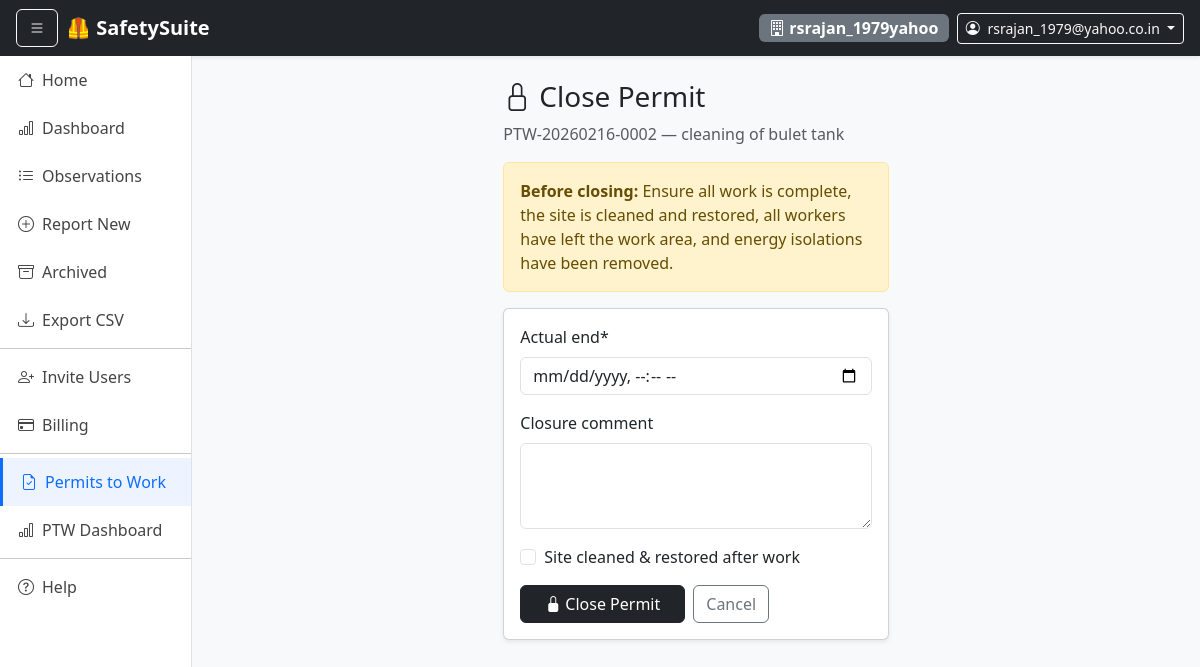
The page /permits/2/close/ (signed in) on the database its author committed.
### core/models.py (models this page shows, shortened)
class Organization(models.Model):
    name = models.CharField(max_length=255)
    domain = models.CharField(max_length=255, unique=True)
    created_at = models.DateTimeField(auto_now_add=True)

### users/models.py (models this page shows, shortened)
class CustomUser(AbstractBaseUser, PermissionsMixin):
    email = models.EmailField(unique=True)
    full_name = models.CharField(max_length=255, blank=True)
    organization = models.ForeignKey(
        "core.Organization",
        on_delete=models.SET_NULL,
        null=True,
        blank=True,
    )
    is_manager = models.BooleanField(default=False)
    is_observer = models.BooleanField(default=False)
    is_action_owner = models.BooleanField(default=False)
    is_safety_manager = models.BooleanField(default=False)
    is_active = models.BooleanField(default=True)
    is_staff = models.BooleanField(default=False)
    objects = CustomUserManager()
    USERNAME_FIELD = "email"
    REQUIRED_FIELDS = []
    def get_full_name(self):
        return self.full_name or self.email

### permits/models.py (models this page shows, shortened)
class Permit(models.Model):
    WORK_TYPE_CHOICES = [
        ("hot_work",         "Hot Work"),
        ("confined_space",   "Confined Space Entry"),
        ("electrical",       "Electrical Work"),
        ("excavation",       "Excavation"),
        ("lifting_rigging",  "Lifting & Rigging"),
        ("work_at_height",   "Work at Height"),
        ("breaking_containment", "Breaking Containment / Isolation"),
        ("general",          "General High-Risk Work"),
    ]
    STATUS_CHOICES = [
        ("DRAFT",      "Draft"),           # Requestor fills in the form
        ("SUBMITTED",  "Submitted"),        # Sent for safety officer review
        ("APPROVED",   "Approved"),         # Safety officer approved, work may begin
        ("ACTIVE",     "Active"),           # Work is ongoing
        ("CLOSED",     "Closed"),           # Work completed, permit closed
        ("REJECTED",   "Rejected"),         # Safety officer rejected
        ("CANCELLED",  "Cancelled"),        # Requestor cancelled before work started
    ]
    organization = models.ForeignKey(
        "core.Organization",
        on_delete=models.CASCADE,
        related_name="permits",
    )
    permit_number = models.CharField(max_length=30, unique=True, editable=False)
    work_type    = models.CharField(max_length=30, choices=WORK_TYPE_CHOICES)
    title        = models.CharField(max_length=255)
    description  = models.TextField(help_text="Describe the work to be done in detail.")
    location     = models.ForeignKey(
        "observations.Location",
        on_delete=models.PROTECT,
        related_name="permits",
    )
    work_area    = models.CharField(
        max_length=255, blank=True,
        help_text="Specific area / equipment tag where work will take place.",
    )
    requestor = models.ForeignKey(
        settings.AUTH_USER_MODEL,
        on_delete=models.PROTECT,
        related_name="permits_requested",
        help_text="Person requesting the permit.",
    )
    contractor_name    = models.CharField(max_length=255, blank=True,
                                          help_text="Contractor / vendor name (if external).")
    contractor_contact = models.CharField(max_length=100, blank=True)
    workers_count      = models.PositiveIntegerField(
        default=1, help_text="Number of workers involved."
    )
    approved_by = models.ForeignKey(
        settings.AUTH_USER_MODEL,
        on_delete=models.SET_NULL,
        null=True, blank=True,
        related_name="permits_approved",
        help_text="Safety Manager / Officer who approves the permit.",
    )
    planned_start  = models.DateTimeField()
    planned_end    = models.DateTimeField()
    actual_start   = models.DateTimeField(null=True, blank=True)
    actual_end     = models.DateTimeField(null=True, blank=True)
    hazards_identified = models.TextField(
        help_text="List all foreseeable hazards for this work."
    )
    risk_controls      = models.TextField(
        help_text="Controls / precautions to mitigate each hazard."
    )
    ppe_required       = models.TextField(
        blank=True,
        help_text="Personal Protective Equipment required (e.g. helmet, harness, gloves).",
    )
    isolation_required = models.BooleanField(
        default=False,
        help_text="Does this work require energy isolation / LOTO?",
    )
    isolation_details  = models.TextField(
        blank=True,
        help_text="Describe isolation / LOTO procedure if required.",
    )
    emergency_procedure = models.TextField(
        blank=True,
        help_text="Emergency response procedure specific to this work.",
    )
    toolbox_talk_done     = models.BooleanField(default=False, verbose_name="Toolbox talk conducted")
    area_barricaded       = models.BooleanField(default=False, verbose_name="Area barricaded / signed")
    equipment_inspected   = models.BooleanField(default=False, verbose_name="Equipment / tools inspected")
    gas_test_done         = models.BooleanField(
        default=False,
        verbose_name="Gas / atmosphere test done",
        help_text="Required for hot work and confined space.",
    )
    gas_test_result       = models.CharField(max_length=100, blank=True,
                                              verbose_name="Gas test result (e.g. O2 %, LEL %)")
    approval_comment  = models.TextField(blank=True)
    rejection_reason  = models.TextField(blank=True)
    approved_at       = models.DateTimeField(null=True, blank=True)
    closure_comment    = models.TextField(blank=True)
    site_restored      = models.BooleanField(
        default=False, verbose_name="Site cleaned & restored after work"
    )
    closed_by = models.ForeignKey(
        settings.AUTH_USER_MODEL,
        on_delete=models.SET_NULL,
        null=True, blank=True,
        related_name="permits_closed",
    )
    closed_at = models.DateTimeField(null=True, blank=True)
    attachment = models.FileField(
        upload_to="permits/attachments/",
        blank=True, null=True,
        help_text="Risk assessment, method statement, or drawing (PDF/image).",
    )
    status     = models.CharField(max_length=20, choices=STATUS_CHOICES, default="DRAFT")
    created_at = models.DateTimeField(auto_now_add=True)
    updated_at = models.DateTimeField(auto_now=True)
    class Meta:
        ordering = ["-created_at"]

### permits/views.py (the view)
# urls.py: path("<int:pk>/close/",         views.permit_close,     name="close"),
@login_required
def permit_close(request, pk):
    _org_required(request)
    permit = _get_permit(pk, request.organization)
    if permit.status != "ACTIVE":
        messages.error(request, "Only Active permits can be closed.")
        return redirect("permits:detail", pk=pk)
    if not (
        permit.requestor == request.user
        or request.user.is_safety_manager
        or request.user.is_manager
    ):
        raise PermissionDenied
    if request.method == "POST":
        form = PermitCloseForm(request.POST, instance=permit)
        if form.is_valid():
            permit = form.save(commit=False)
            permit.status    = "CLOSED"
            permit.closed_by = request.user
            permit.closed_at = timezone.now()
            permit.save()
            messages.success(
                request, f"Permit {permit.permit_number} closed. Site restored."
            )
            return redirect("permits:detail", pk=pk)
        else:
            messages.error(request, "Please fix the errors below.")
    else:
        form = PermitCloseForm(instance=permit)
    return render(request, "permits/permit_close.html", {
        "form":   form,
        "permit": permit,
    })

### permits/forms.py (shortened to what this page needs)
class PermitCloseForm(forms.ModelForm):
    actual_end = forms.DateTimeField(
        widget=DATE_WIDGET,
        input_formats=["%Y-%m-%dT%H:%M"],
        initial=timezone.now,
    )
    class Meta:
        model  = Permit
        fields = ["actual_end", "closure_comment", "site_restored"]
        widgets = {
            "closure_comment": forms.Textarea(attrs={"rows": 3}),
        }

### core/context_processors.py (called while the page is built)
def trial_status(request):
    if not request.user.is_authenticated:
        return {}
    org = getattr(request, "organization", None)
    if org is None:
        return {}
    sub = getattr(org, "subscription", None)
    if sub is None:
        return {}
    if sub.expires_at is None:
        return {"trial_days_left": None}  # Not on a time-limited plan
    remaining = (sub.expires_at - timezone.now()).days
    return {"trial_days_left": max(remaining, 0)}

def organization_context(request):
    org = None
    if request.user.is_authenticated:
        org = getattr(request.user, "organization", None)
    return {
        "current_org": org,
        "current_user": request.user,
    }

### core/models.py (called while the page is built)
    def is_expired(self):
        if self.expires_at is None:
            return False
        return timezone.now() > self.expires_at

### permits/views.py (called while the page is built)
def _org_required(request):
    if not request.organization:
        raise PermissionDenied("You are not associated with any organization.")

def _get_permit(pk, org):
    return get_object_or_404(Permit, pk=pk, organization=org)

### permits/templates/permits/permit_close.html (shortened to what this page needs)
{% extends "base.html" %}
{% load crispy_forms_tags %}
{% block content %}
<div class="row justify-content-center">
  <div class="col-lg-5">
    <h3><i class="bi bi-lock me-2"></i>Close Permit</h3>
    <p class="text-muted">{{ permit.permit_number }} — {{ permit.title }}</p>
    <div class="alert alert-warning">
      <strong>Before closing:</strong> Ensure all work is complete, the site is cleaned and
      restored, all workers have left the work area, and energy isolations have been removed.
    </div>
    <div class="card shadow-sm">
      <div class="card-body">
        <form method="post">
          {{ form|crispy }}
          <div class="d-flex gap-2 mt-3">
            <button class="btn btn-dark px-4">
              <i class="bi bi-lock-fill me-1"></i>Close Permit
            </button>
            <a href="{% url 'permits:detail' permit.pk %}" class="btn btn-outline-secondary">Cancel</a>
          </div>
        </form>
      </div>
    </div>
  </div>
</div>
{% endblock %}

### templates/base.html (shortened to what this page needs)
<!doctype html>
<html lang="en">
<head>
  <link href="https://cdn.jsdelivr.net/npm/bootstrap@5.3.2/dist/css/bootstrap.min.css" rel="stylesheet">
  <link rel="stylesheet" href="https://cdn.jsdelivr.net/npm/bootstrap-icons@1.11.1/font/bootstrap-icons.css">
</head>
<body>
<nav class="navbar navbar-dark bg-dark px-3 shadow-sm">
  <button class="btn btn-outline-light me-2" id="sidebarToggle">
    <i class="bi bi-list"></i>
  </button>
  <a class="navbar-brand fw-bold" href="{% url 'home' %}">🦺 SafetySuite</a>
  <div class="ms-auto d-flex align-items-center gap-2">
    {% if current_org %}
      <span class="badge bg-secondary fs-6">
        <i class="bi bi-building"></i> {{ current_org.name }}
      </span>
    {% endif %}
    {% if user.is_authenticated %}
    <div class="dropdown">
      <a class="btn btn-outline-light btn-sm dropdown-toggle" data-bs-toggle="dropdown">
        <i class="bi bi-person-circle me-1"></i>
        {{ user.get_full_name }}
      </a>
    </div>
    {% endif %}
  </div>
</nav>
<div class="d-flex">
  {% if user.is_authenticated %}
  <div id="sidebar" class="border-end">
    <div class="list-group list-group-flush">
      <a href="{% url 'home' %}"
         class="list-group-item list-group-item-action {% if request.path == '/' %}active{% endif %}">
        <i class="bi bi-house me-2"></i>Home
      </a>
      <a href="{% url 'observations:dashboard' %}"
         class="list-group-item list-group-item-action {% if 'dashboard' in request.path %}active{% endif %}">
        <i class="bi bi-bar-chart me-2"></i>Dashboard
      </a>
      <a href="{% url 'observations:observation_list' %}"
         class="list-group-item list-group-item-action {% if request.path == '/observations/' %}active{% endif %}">
        <i class="bi bi-list-ul me-2"></i>Observations
      </a>
      <a href="{% url 'observations:create' %}"
         class="list-group-item list-group-item-action {% if 'new' in request.path %}active{% endif %}">
        <i class="bi bi-plus-circle me-2"></i>Report New
      </a>
      <a href="{% url 'observations:archived_list' %}"
         class="list-group-item list-group-item-action {% if 'archived' in request.path %}active{% endif %}">
        <i class="bi bi-archive me-2"></i>Archived
      </a>
      {% if user.is_manager or user.is_safety_manager %}
      <a href="{% url 'observations:export_observations_csv' %}"
         class="list-group-item list-group-item-action">
        <i class="bi bi-download me-2"></i>Export CSV
      </a>
      {% endif %}
      {% if user.is_manager %}
      <hr class="my-1">
      <a href="{% url 'core:invite_user' %}"
         class="list-group-item list-group-item-action {% if 'invite' in request.path %}active{% endif %}">
        <i class="bi bi-person-plus me-2"></i>Invite Users
      </a>
      <a href="{% url 'core:billing' %}"
         class="list-group-item list-group-item-action {% if 'billing' in request.path %}active{% endif %}">
        <i class="bi bi-credit-card me-2"></i>Billing
      </a>
      {% endif %}
      <hr class="my-1">
      <a href="{% url 'permits:permit_list' %}"
         class="list-group-item list-group-item-action {% if 'permits' in request.path %}active{% endif %}">
        <i class="bi bi-file-earmark-check me-2"></i>Permits to Work
      </a>
      <a href="{% url 'permits:dashboard' %}"
         class="list-group-item list-group-item-action {% if 'permits' in request.path and 'dashboard' in request.path %}active{% endif %}">
        <i class="bi bi-bar-chart me-2"></i>PTW Dashboard
      </a>
      <hr class="my-1">
      <button class="list-group-item list-group-item-action text-start"
              data-bs-toggle="modal" data-bs-target="#helpModal">
        <i class="bi bi-question-circle me-2"></i>Help
      </button>
    </div>
  </div>
  {% endif %}
  <div class="flex-grow-1 p-4" style="min-width: 0;">
    {% block content %}{% endblock %}
  </div>
</div>
</body>
</html>

### templates/base.html (style rules this page uses)
body { background: #f8f9fb; }
#sidebar { width: 240px; min-height: 100vh; transition: all .3s; background: white; }
.list-group-item { border: none; padding: 12px 18px; font-weight: 500; color: #444; }
.list-group-item:hover, .list-group-item.active { background: #eef4ff; color: #0d6efd; }
.list-group-item.active { border-left: 3px solid #0d6efd; }

### rows shown on the page
Organization: name "rsrajan_1979yahoo"
CustomUser: get_full_name "rsrajan_1979@yahoo.co.in"
Permit: permit_number "PTW-20260216-0002", title "cleaning of bulet tank"
